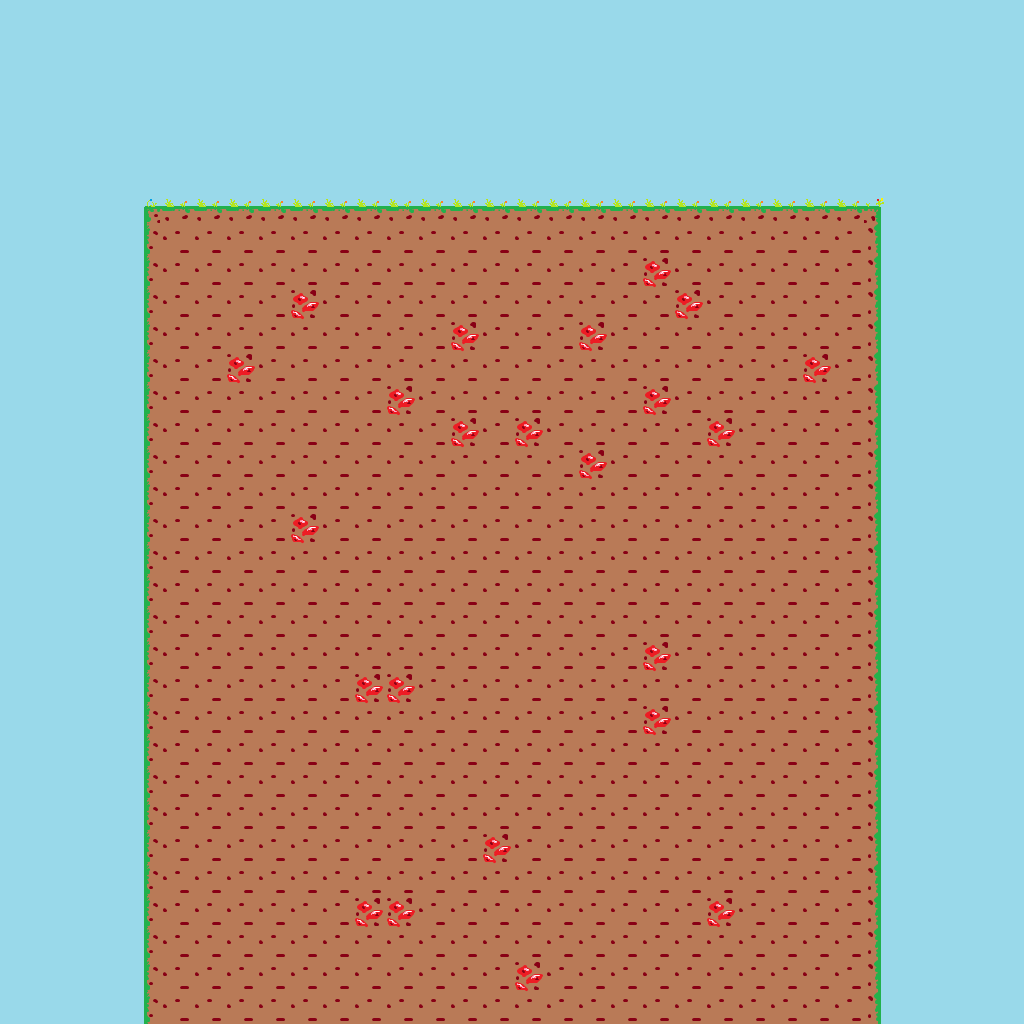

This game map was drawn from its Tiled (.tmx) file and the tilesets committed beside it. A one-line description and the full map source follow:
An orthogonal 32x32 tile map with 32x32 px tiles, 1 tile layer (块层 1).

<map version="1.0" tiledversion="1.1.5" orientation="orthogonal" renderorder="right-down" width="32" height="32" tilewidth="32" tileheight="32" infinite="0" nextobjectid="1">
 <tileset firstgid="1" name="tmap_test" tilewidth="32" tileheight="32" tilecount="8" columns="4">
  <image source="../Images/TileSet/tmap_test.png" width="128" height="64" />
  <tile id="7">
   <animation>
    <frame tileid="5" duration="1" />
    <frame tileid="7" duration="1" />
   </animation>
  </tile>
 </tileset>
 <layer name="块层 1" width="32" height="32">
  <data encoding="csv">
1,1,1,1,1,1,1,1,1,1,1,1,1,1,1,1,1,1,1,1,1,1,1,1,1,1,1,1,1,1,1,1,
1,1,1,1,1,1,1,1,1,1,1,1,1,1,1,1,1,1,1,1,1,1,1,1,1,1,1,1,1,1,1,1,
1,1,1,1,1,1,1,1,1,1,1,1,1,1,1,1,1,1,1,1,1,1,1,1,1,1,1,1,1,1,1,1,
1,1,1,1,1,1,1,1,1,1,1,1,1,1,1,1,1,1,1,1,1,1,1,1,1,1,1,1,1,1,1,1,
1,1,1,1,1,1,1,1,1,1,1,1,1,1,1,1,1,1,1,1,1,1,1,1,1,1,1,1,1,1,1,1,
1,1,1,1,1,1,1,1,1,1,1,1,1,1,1,1,1,1,1,1,1,1,1,1,1,1,1,1,1,1,1,1,
1,1,1,1,3,2,2,2,2,2,2,2,2,2,2,2,2,2,2,2,2,2,2,2,2,2,2,4,1,1,1,1,
1,1,1,1,5,6,6,6,6,6,6,6,6,6,6,6,6,6,6,6,6,6,6,6,6,6,6,7,1,1,1,1,
1,1,1,1,5,6,6,6,6,6,6,6,6,6,6,6,6,6,6,6,8,6,6,6,6,6,6,7,1,1,1,1,
1,1,1,1,5,6,6,6,6,8,6,6,6,6,6,6,6,6,6,6,6,8,6,6,6,6,6,7,1,1,1,1,
1,1,1,1,5,6,6,6,6,6,6,6,6,6,8,6,6,6,8,6,6,6,6,6,6,6,6,7,1,1,1,1,
1,1,1,1,5,6,6,8,6,6,6,6,6,6,6,6,6,6,6,6,6,6,6,6,6,8,6,7,1,1,1,1,
1,1,1,1,5,6,6,6,6,6,6,6,8,6,6,6,6,6,6,6,8,6,6,6,6,6,6,7,1,1,1,1,
1,1,1,1,5,6,6,6,6,6,6,6,6,6,8,6,8,6,6,6,6,6,8,6,6,6,6,7,1,1,1,1,
1,1,1,1,5,6,6,6,6,6,6,6,6,6,6,6,6,6,8,6,6,6,6,6,6,6,6,7,1,1,1,1,
1,1,1,1,5,6,6,6,6,6,6,6,6,6,6,6,6,6,6,6,6,6,6,6,6,6,6,7,1,1,1,1,
1,1,1,1,5,6,6,6,6,8,6,6,6,6,6,6,6,6,6,6,6,6,6,6,6,6,6,7,1,1,1,1,
1,1,1,1,5,6,6,6,6,6,6,6,6,6,6,6,6,6,6,6,6,6,6,6,6,6,6,7,1,1,1,1,
1,1,1,1,5,6,6,6,6,6,6,6,6,6,6,6,6,6,6,6,6,6,6,6,6,6,6,7,1,1,1,1,
1,1,1,1,5,6,6,6,6,6,6,6,6,6,6,6,6,6,6,6,6,6,6,6,6,6,6,7,1,1,1,1,
1,1,1,1,5,6,6,6,6,6,6,6,6,6,6,6,6,6,6,6,8,6,6,6,6,6,6,7,1,1,1,1,
1,1,1,1,5,6,6,6,6,6,6,8,8,6,6,6,6,6,6,6,6,6,6,6,6,6,6,7,1,1,1,1,
1,1,1,1,5,6,6,6,6,6,6,6,6,6,6,6,6,6,6,6,8,6,6,6,6,6,6,7,1,1,1,1,
1,1,1,1,5,6,6,6,6,6,6,6,6,6,6,6,6,6,6,6,6,6,6,6,6,6,6,7,1,1,1,1,
1,1,1,1,5,6,6,6,6,6,6,6,6,6,6,6,6,6,6,6,6,6,6,6,6,6,6,7,1,1,1,1,
1,1,1,1,5,6,6,6,6,6,6,6,6,6,6,6,6,6,6,6,6,6,6,6,6,6,6,7,1,1,1,1,
1,1,1,1,5,6,6,6,6,6,6,6,6,6,6,8,6,6,6,6,6,6,6,6,6,6,6,7,1,1,1,1,
1,1,1,1,5,6,6,6,6,6,6,6,6,6,6,6,6,6,6,6,6,6,6,6,6,6,6,7,1,1,1,1,
1,1,1,1,5,6,6,6,6,6,6,8,8,6,6,6,6,6,6,6,6,6,8,6,6,6,6,7,1,1,1,1,
1,1,1,1,5,6,6,6,6,6,6,6,6,6,6,6,6,6,6,6,6,6,6,6,6,6,6,7,1,1,1,1,
1,1,1,1,5,6,6,6,6,6,6,6,6,6,6,6,8,6,6,6,6,6,6,6,6,6,6,7,1,1,1,1,
1,1,1,1,5,6,6,6,6,6,6,6,6,6,6,6,6,6,6,6,6,6,6,6,6,6,6,7,1,1,1,1
</data>
 </layer>
</map>
